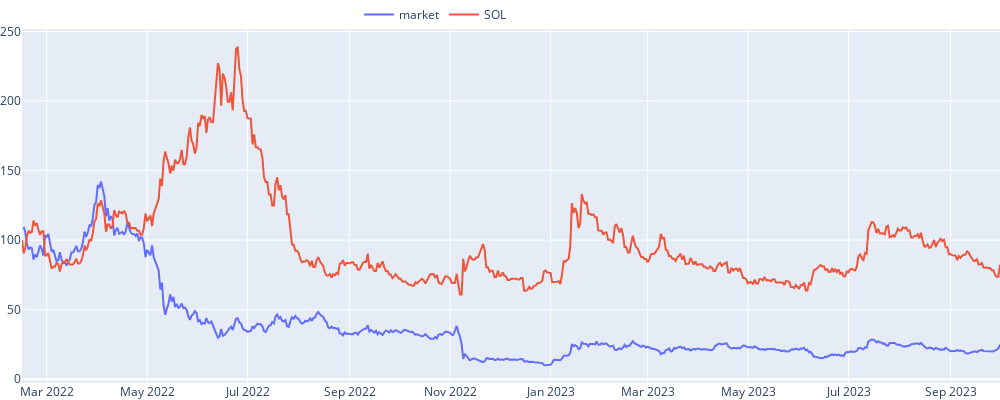
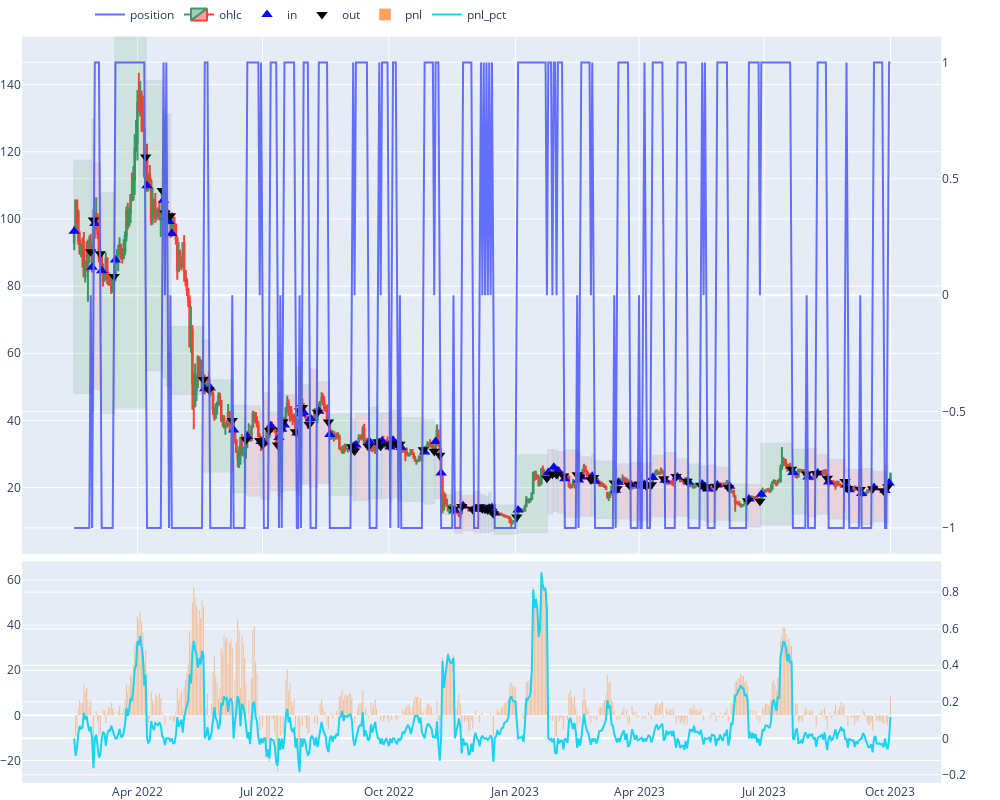
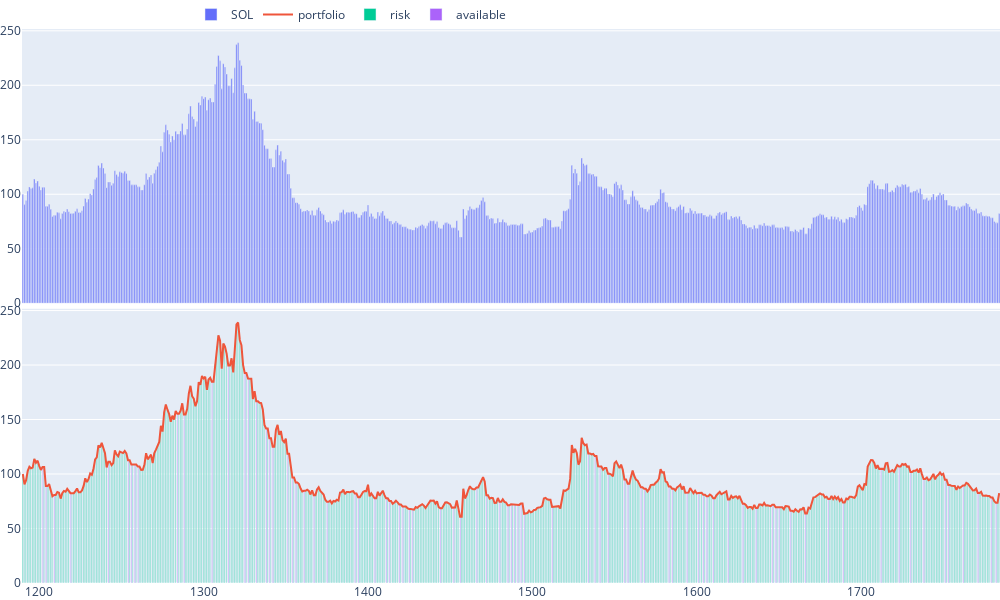

Notebook cell for these charts, in order:
### Code cell
env.get_viz(agentId=3, symbol = "SOL")

### Figure 1 — Plotly figure (JSON) as saved in the notebook; plotly's stock layout.template omitted (floating-point values rounded to 4 significant figures; data arrays with more than 128 entries replaced by an {"elided": "..."} marker saying what was removed)
{"data": [{"name": "market", "type": "scatter", "x": {"elided": "595 str values"}, "y": {"elided": "595 float values"}}, {"name": "SOL", "type": "scatter", "x": {"elided": "595 str values"}, "y": {"elided": "595 float values"}}], "layout": {"height": 400, "legend": {"orientation": "h", "x": 0.5, "xanchor": "right", "y": 1, "yanchor": "bottom"}, "margin": {"b": 0, "l": 10, "r": 0, "t": 0}, "width": 1000}}

### Figure 2 — Plotly figure (JSON) as saved in the notebook; plotly's stock layout.template omitted (floating-point values rounded to 4 significant figures; data arrays with more than 128 entries replaced by an {"elided": "..."} marker saying what was removed)
{"data": [{"name": "position", "type": "scatter", "x": {"elided": "595 str values"}, "xaxis": "x2", "y": {"elided": "595 int values"}, "yaxis": "y4"}, {"close": {"elided": "595 float values"}, "high": {"elided": "595 float values"}, "low": {"elided": "595 float values"}, "name": "ohlc", "open": {"elided": "595 float values"}, "type": "candlestick", "x": {"elided": "595 str values"}, "xaxis": "x2", "yaxis": "y3"}, {"marker": {"color": "blue", "size": 10, "symbol": 5}, "mode": "markers", "name": "in", "type": "scatter", "x": ["2022-02-14T00:00:00", "2022-02-27T00:00:00", "2022-03-01T00:00:00", "2022-03-06T00:00:00", "2022-03-16T00:00:00", "2022-04-08T00:00:00", "2022-04-20T00:00:00", "2022-04-22T00:00:00", "2022-04-24T00:00:00", "2022-04-26T00:00:00", "2022-05-20T00:00:00", "2022-05-24T00:00:00", "2022-06-10T00:00:00", "2022-06-20T00:00:00", "2022-06-30T00:00:00", "2022-07-02T00:00:00", "2022-07-07T00:00:00", "2022-07-13T00:00:00", "2022-07-15T00:00:00", "2022-07-17T00:00:00", "2022-07-26T00:00:00", "2022-07-29T00:00:00", "2022-07-31T00:00:00", "2022-08-05T00:00:00", "2022-08-11T00:00:00", "2022-08-19T00:00:00", "2022-09-05T00:00:00", "2022-09-07T00:00:00", "2022-09-17T00:00:00", "2022-09-24T00:00:00", "2022-09-26T00:00:00", "2022-10-02T00:00:00", "2022-10-04T00:00:00", "2022-10-08T00:00:00", "2022-10-10T00:00:00", "2022-10-27T00:00:00", "2022-11-04T00:00:00", "2022-11-08T00:00:00", "2022-11-18T00:00:00", "2022-11-24T00:00:00", "2022-12-02T00:00:00", "2022-12-07T00:00:00", "2022-12-09T00:00:00", "2022-12-11T00:00:00", "2022-12-13T00:00:00", "2022-12-15T00:00:00", "2022-12-17T00:00:00", "2023-01-03T00:00:00", "2023-01-25T00:00:00", "2023-01-29T00:00:00", "2023-02-01T00:00:00", "2023-02-06T00:00:00", "2023-02-16T00:00:00", "2023-02-18T00:00:00", "2023-02-26T00:00:00", "2023-02-28T00:00:00", "2023-03-15T00:00:00", "2023-03-17T00:00:00", "2023-03-26T00:00:00", "2023-04-02T00:00:00", "2023-04-05T00:00:00", "2023-04-07T00:00:00", "2023-04-11T00:00:00", "2023-04-20T00:00:00", "2023-04-29T00:00:00", "2023-05-07T00:00:00", "2023-05-17T00:00:00", "2023-05-19T00:00:00", "2023-05-21T00:00:00", "2023-05-28T00:00:00", "2023-06-06T00:00:00", "2023-06-20T00:00:00", "2023-06-29T00:00:00", "2023-07-22T00:00:00", "2023-08-02T00:00:00", "2023-08-09T00:00:00", "2023-08-17T00:00:00", "2023-08-30T00:00:00", "2023-09-01T00:00:00", "2023-09-10T00:00:00", "2023-09-19T00:00:00", "2023-09-27T00:00:00", "2023-09-30T00:00:00"], "xaxis": "x2", "y": [96.37, 85.63, 98.66, 84.57, 87.77, 109.9, 105.6, 100.5, 99.23, 95.7, 49.43, 49.67, 37.17, 35.24, 33.76, 33.36, 38.46, 34.94, 37.36, 38.62, 36.25, 41.91, 42.35, 40.55, 42.77, 35.81, 32.18, 32.69, 33.68, 33.38, 33.88, 32.06, 34.09, 32.58, 31.96, 30.58, 33.74, 24.38, 13.27, 14.59, 13.71, 13.49, 13.59, 13.42, 13.89, 14.04, 12.51, 13.37, 24.52, 26.07, 25, 22.66, 22.24, 23.19, 23.36, 21.89, 19.24, 21.6, 20.94, 20.52, 20.97, 20.44, 22.98, 22.2, 23.19, 21.66, 21.06, 20.36, 19.61, 20.81, 20.38, 16.64, 17.99, 24.52, 23.15, 24.38, 21.66, 20.82, 19.33, 18.24, 20.03, 19.14, 21.37], "yaxis": "y3"}, {"marker": {"color": "black", "size": 10, "symbol": 6}, "mode": "markers", "name": "out", "type": "scatter", "x": ["2022-02-26T00:00:00", "2022-02-28T00:00:00", "2022-03-05T00:00:00", "2022-03-15T00:00:00", "2022-04-07T00:00:00", "2022-04-19T00:00:00", "2022-04-21T00:00:00", "2022-04-23T00:00:00", "2022-04-25T00:00:00", "2022-05-19T00:00:00", "2022-05-23T00:00:00", "2022-06-09T00:00:00", "2022-06-19T00:00:00", "2022-06-29T00:00:00", "2022-07-01T00:00:00", "2022-07-06T00:00:00", "2022-07-12T00:00:00", "2022-07-14T00:00:00", "2022-07-16T00:00:00", "2022-07-25T00:00:00", "2022-07-28T00:00:00", "2022-07-30T00:00:00", "2022-08-04T00:00:00", "2022-08-10T00:00:00", "2022-08-18T00:00:00", "2022-09-04T00:00:00", "2022-09-06T00:00:00", "2022-09-16T00:00:00", "2022-09-23T00:00:00", "2022-09-25T00:00:00", "2022-10-01T00:00:00", "2022-10-03T00:00:00", "2022-10-07T00:00:00", "2022-10-09T00:00:00", "2022-10-26T00:00:00", "2022-11-03T00:00:00", "2022-11-07T00:00:00", "2022-11-17T00:00:00", "2022-11-23T00:00:00", "2022-12-01T00:00:00", "2022-12-06T00:00:00", "2022-12-08T00:00:00", "2022-12-10T00:00:00", "2022-12-12T00:00:00", "2022-12-14T00:00:00", "2022-12-16T00:00:00", "2023-01-02T00:00:00", "2023-01-24T00:00:00", "2023-01-28T00:00:00", "2023-01-31T00:00:00", "2023-02-05T00:00:00", "2023-02-15T00:00:00", "2023-02-17T00:00:00", "2023-02-25T00:00:00", "2023-02-27T00:00:00", "2023-03-14T00:00:00", "2023-03-16T00:00:00", "2023-03-25T00:00:00", "2023-04-01T00:00:00", "2023-04-04T00:00:00", "2023-04-06T00:00:00", "2023-04-10T00:00:00", "2023-04-19T00:00:00", "2023-04-28T00:00:00", "2023-05-06T00:00:00", "2023-05-16T00:00:00", "2023-05-18T00:00:00", "2023-05-20T00:00:00", "2023-05-27T00:00:00", "2023-06-05T00:00:00", "2023-06-19T00:00:00", "2023-06-28T00:00:00", "2023-07-21T00:00:00", "2023-08-01T00:00:00", "2023-08-08T00:00:00", "2023-08-16T00:00:00", "2023-08-29T00:00:00", "2023-08-31T00:00:00", "2023-09-09T00:00:00", "2023-09-18T00:00:00", "2023-09-26T00:00:00", "2023-09-29T00:00:00"], "xaxis": "x2", "y": [90.23, 99.68, 89.63, 82.84, 118.5, 108.5, 101.8, 100.6, 101.0, 52.2, 49.17, 39.96, 34.19, 34.05, 32.84, 37.04, 32.68, 37.15, 39.58, 36.65, 42.91, 43.84, 38.83, 42.47, 39.52, 32.16, 30.88, 32.25, 33.66, 32.34, 32.44, 32.89, 32.98, 32.92, 31.29, 30.85, 29.62, 13.65, 14.36, 13.51, 14.3, 13.69, 13.58, 13.31, 14.12, 12.25, 11.28, 22.78, 24, 23.92, 23.47, 23.86, 23.14, 22.37, 22.99, 21.38, 19.67, 20.73, 21.08, 20.92, 20.62, 20.89, 22.66, 23.34, 21.91, 20.67, 20.34, 20.28, 20.43, 20, 16.1, 15.97, 25.5, 24.05, 24.22, 22.82, 21.79, 19.74, 19.44, 19.64, 19.03, 20.28], "yaxis": "y3"}, {"name": "pnl", "type": "bar", "x": {"elided": "595 str values"}, "xaxis": "x3", "y": {"elided": "595 float values"}, "yaxis": "y5"}, {"name": "pnl_pct", "type": "scatter", "x": {"elided": "595 str values"}, "xaxis": "x3", "y": {"elided": "595 float values"}, "yaxis": "y6"}], "layout": {"height": 800, "legend": {"orientation": "h", "x": 0.5, "xanchor": "right", "y": 1, "yanchor": "bottom"}, "margin": {"b": 0, "l": 10, "r": 0, "t": 0}, "shapes": [{"fillcolor": "green", "opacity": 0.1, "x0": "2022-02-14T00:00:00", "x1": "2022-02-26T00:00:00", "xref": "x2", "y0": 48.19, "y1": 117.3, "yref": "y3"}, {"fillcolor": "red", "opacity": 0.1, "x0": "2022-02-27T00:00:00", "x1": "2022-02-28T00:00:00", "xref": "x2", "y0": 42.81, "y1": 129.6, "yref": "y3"}, {"fillcolor": "red", "opacity": 0.1, "x0": "2022-03-01T00:00:00", "x1": "2022-03-05T00:00:00", "xref": "x2", "y0": 49.33, "y1": 116.5, "yref": "y3"}, {"fillcolor": "green", "opacity": 0.1, "x0": "2022-03-06T00:00:00", "x1": "2022-03-15T00:00:00", "xref": "x2", "y0": 42.28, "y1": 107.7, "yref": "y3"}, {"fillcolor": "green", "opacity": 0.1, "x0": "2022-03-16T00:00:00", "x1": "2022-04-07T00:00:00", "xref": "x2", "y0": 43.88, "y1": 154.0, "yref": "y3"}, {"fillcolor": "green", "opacity": 0.1, "x0": "2022-04-08T00:00:00", "x1": "2022-04-19T00:00:00", "xref": "x2", "y0": 54.96, "y1": 141.1, "yref": "y3"}, {"fillcolor": "red", "opacity": 0.1, "x0": "2022-04-20T00:00:00", "x1": "2022-04-21T00:00:00", "xref": "x2", "y0": 52.8, "y1": 132.3, "yref": "y3"}, {"fillcolor": "green", "opacity": 0.1, "x0": "2022-04-22T00:00:00", "x1": "2022-04-23T00:00:00", "xref": "x2", "y0": 50.27, "y1": 130.8, "yref": "y3"}, {"fillcolor": "red", "opacity": 0.1, "x0": "2022-04-24T00:00:00", "x1": "2022-04-25T00:00:00", "xref": "x2", "y0": 49.62, "y1": 131.3, "yref": "y3"}, {"fillcolor": "green", "opacity": 0.1, "x0": "2022-04-26T00:00:00", "x1": "2022-05-19T00:00:00", "xref": "x2", "y0": 47.85, "y1": 67.86, "yref": "y3"}, {"fillcolor": "red", "opacity": 0.1, "x0": "2022-05-20T00:00:00", "x1": "2022-05-23T00:00:00", "xref": "x2", "y0": 24.71, "y1": 63.92, "yref": "y3"}, {"fillcolor": "green", "opacity": 0.1, "x0": "2022-05-24T00:00:00", "x1": "2022-06-09T00:00:00", "xref": "x2", "y0": 24.84, "y1": 51.95, "yref": "y3"}, {"fillcolor": "green", "opacity": 0.1, "x0": "2022-06-10T00:00:00", "x1": "2022-06-19T00:00:00", "xref": "x2", "y0": 18.59, "y1": 44.45, "yref": "y3"}, {"fillcolor": "red", "opacity": 0.1, "x0": "2022-06-20T00:00:00", "x1": "2022-06-29T00:00:00", "xref": "x2", "y0": 17.62, "y1": 44.27, "yref": "y3"}, {"fillcolor": "red", "opacity": 0.1, "x0": "2022-06-30T00:00:00", "x1": "2022-07-01T00:00:00", "xref": "x2", "y0": 16.88, "y1": 42.69, "yref": "y3"}, {"fillcolor": "red", "opacity": 0.1, "x0": "2022-07-02T00:00:00", "x1": "2022-07-06T00:00:00", "xref": "x2", "y0": 16.68, "y1": 48.15, "yref": "y3"}, {"fillcolor": "red", "opacity": 0.1, "x0": "2022-07-07T00:00:00", "x1": "2022-07-12T00:00:00", "xref": "x2", "y0": 19.23, "y1": 42.48, "yref": "y3"}, {"fillcolor": "red", "opacity": 0.1, "x0": "2022-07-13T00:00:00", "x1": "2022-07-14T00:00:00", "xref": "x2", "y0": 17.47, "y1": 48.3, "yref": "y3"}, {"fillcolor": "red", "opacity": 0.1, "x0": "2022-07-15T00:00:00", "x1": "2022-07-16T00:00:00", "xref": "x2", "y0": 18.68, "y1": 51.45, "yref": "y3"}, {"fillcolor": "red", "opacity": 0.1, "x0": "2022-07-17T00:00:00", "x1": "2022-07-25T00:00:00", "xref": "x2", "y0": 19.31, "y1": 47.65, "yref": "y3"}, {"fillcolor": "red", "opacity": 0.1, "x0": "2022-07-26T00:00:00", "x1": "2022-07-28T00:00:00", "xref": "x2", "y0": 18.12, "y1": 55.78, "yref": "y3"}, {"fillcolor": "red", "opacity": 0.1, "x0": "2022-07-29T00:00:00", "x1": "2022-07-30T00:00:00", "xref": "x2", "y0": 20.95, "y1": 56.99, "yref": "y3"}, {"fillcolor": "red", "opacity": 0.1, "x0": "2022-07-31T00:00:00", "x1": "2022-08-04T00:00:00", "xref": "x2", "y0": 21.18, "y1": 50.48, "yref": "y3"}, {"fillcolor": "red", "opacity": 0.1, "x0": "2022-08-05T00:00:00", "x1": "2022-08-10T00:00:00", "xref": "x2", "y0": 20.27, "y1": 55.21, "yref": "y3"}, {"fillcolor": "red", "opacity": 0.1, "x0": "2022-08-11T00:00:00", "x1": "2022-08-18T00:00:00", "xref": "x2", "y0": 21.39, "y1": 51.38, "yref": "y3"}, {"fillcolor": "green", "opacity": 0.1, "x0": "2022-08-19T00:00:00", "x1": "2022-09-04T00:00:00", "xref": "x2", "y0": 17.91, "y1": 41.81, "yref": "y3"}, {"fillcolor": "red", "opacity": 0.1, "x0": "2022-09-05T00:00:00", "x1": "2022-09-06T00:00:00", "xref": "x2", "y0": 16.09, "y1": 40.14, "yref": "y3"}, {"fillcolor": "red", "opacity": 0.1, "x0": "2022-09-07T00:00:00", "x1": "2022-09-16T00:00:00", "xref": "x2", "y0": 16.34, "y1": 41.93, "yref": "y3"}, {"fillcolor": "green", "opacity": 0.1, "x0": "2022-09-17T00:00:00", "x1": "2022-09-23T00:00:00", "xref": "x2", "y0": 16.84, "y1": 43.76, "yref": "y3"}, {"fillcolor": "red", "opacity": 0.1, "x0": "2022-09-24T00:00:00", "x1": "2022-09-25T00:00:00", "xref": "x2", "y0": 16.69, "y1": 42.04, "yref": "y3"}, {"fillcolor": "red", "opacity": 0.1, "x0": "2022-09-26T00:00:00", "x1": "2022-10-01T00:00:00", "xref": "x2", "y0": 16.94, "y1": 42.17, "yref": "y3"}, {"fillcolor": "red", "opacity": 0.1, "x0": "2022-10-02T00:00:00", "x1": "2022-10-03T00:00:00", "xref": "x2", "y0": 16.03, "y1": 42.76, "yref": "y3"}, {"fillcolor": "red", "opacity": 0.1, "x0": "2022-10-04T00:00:00", "x1": "2022-10-07T00:00:00", "xref": "x2", "y0": 17.05, "y1": 42.87, "yref": "y3"}, {"fillcolor": "red", "opacity": 0.1, "x0": "2022-10-08T00:00:00", "x1": "2022-10-09T00:00:00", "xref": "x2", "y0": 16.29, "y1": 42.8, "yref": "y3"}, {"fillcolor": "green", "opacity": 0.1, "x0": "2022-10-10T00:00:00", "x1": "2022-10-26T00:00:00", "xref": "x2", "y0": 15.98, "y1": 40.68, "yref": "y3"}, {"fillcolor": "green", "opacity": 0.1, "x0": "2022-10-27T00:00:00", "x1": "2022-11-03T00:00:00", "xref": "x2", "y0": 15.29, "y1": 40.11, "yref": "y3"}, {"fillcolor": "red", "opacity": 0.1, "x0": "2022-11-04T00:00:00", "x1": "2022-11-07T00:00:00", "xref": "x2", "y0": 16.87, "y1": 38.51, "yref": "y3"}, {"fillcolor": "green", "opacity": 0.1, "x0": "2022-11-08T00:00:00", "x1": "2022-11-17T00:00:00", "xref": "x2", "y0": 12.19, "y1": 17.75, "yref": "y3"}, {"fillcolor": "red", "opacity": 0.1, "x0": "2022-11-18T00:00:00", "x1": "2022-11-23T00:00:00", "xref": "x2", "y0": 6.635, "y1": 18.67, "yref": "y3"}, {"fillcolor": "red", "opacity": 0.1, "x0": "2022-11-24T00:00:00", "x1": "2022-12-01T00:00:00", "xref": "x2", "y0": 7.295, "y1": 17.56, "yref": "y3"}, {"fillcolor": "red", "opacity": 0.1, "x0": "2022-12-02T00:00:00", "x1": "2022-12-06T00:00:00", "xref": "x2", "y0": 6.855, "y1": 18.59, "yref": "y3"}, {"fillcolor": "green", "opacity": 0.1, "x0": "2022-12-07T00:00:00", "x1": "2022-12-08T00:00:00", "xref": "x2", "y0": 6.745, "y1": 17.8, "yref": "y3"}, {"fillcolor": "red", "opacity": 0.1, "x0": "2022-12-09T00:00:00", "x1": "2022-12-10T00:00:00", "xref": "x2", "y0": 6.795, "y1": 17.65, "yref": "y3"}, {"fillcolor": "red", "opacity": 0.1, "x0": "2022-12-11T00:00:00", "x1": "2022-12-12T00:00:00", "xref": "x2", "y0": 6.71, "y1": 17.3, "yref": "y3"}, {"fillcolor": "green", "opacity": 0.1, "x0": "2022-12-13T00:00:00", "x1": "2022-12-14T00:00:00", "xref": "x2", "y0": 6.945, "y1": 18.36, "yref": "y3"}, {"fillcolor": "red", "opacity": 0.1, "x0": "2022-12-15T00:00:00", "x1": "2022-12-16T00:00:00", "xref": "x2", "y0": 7.02, "y1": 15.93, "yref": "y3"}, {"fillcolor": "green", "opacity": 0.1, "x0": "2022-12-17T00:00:00", "x1": "2023-01-02T00:00:00", "xref": "x2", "y0": 6.255, "y1": 14.66, "yref": "y3"}, {"fillcolor": "green", "opacity": 0.1, "x0": "2023-01-03T00:00:00", "x1": "2023-01-24T00:00:00", "xref": "x2", "y0": 6.685, "y1": 29.61, "yref": "y3"}, {"fillcolor": "red", "opacity": 0.1, "x0": "2023-01-25T00:00:00", "x1": "2023-01-28T00:00:00", "xref": "x2", "y0": 12.26, "y1": 31.2, "yref": "y3"}, {"fillcolor": "red", "opacity": 0.1, "x0": "2023-01-29T00:00:00", "x1": "2023-01-31T00:00:00", "xref": "x2", "y0": 13.04, "y1": 31.1, "yref": "y3"}, {"fillcolor": "red", "opacity": 0.1, "x0": "2023-02-01T00:00:00", "x1": "2023-02-05T00:00:00", "xref": "x2", "y0": 12.5, "y1": 30.51, "yref": "y3"}, {"fillcolor": "red", "opacity": 0.1, "x0": "2023-02-06T00:00:00", "x1": "2023-02-15T00:00:00", "xref": "x2", "y0": 11.33, "y1": 31.02, "yref": "y3"}, {"fillcolor": "red", "opacity": 0.1, "x0": "2023-02-16T00:00:00", "x1": "2023-02-17T00:00:00", "xref": "x2", "y0": 11.12, "y1": 30.08, "yref": "y3"}, {"fillcolor": "red", "opacity": 0.1, "x0": "2023-02-18T00:00:00", "x1": "2023-02-25T00:00:00", "xref": "x2", "y0": 11.6, "y1": 29.08, "yref": "y3"}, {"fillcolor": "red", "opacity": 0.1, "x0": "2023-02-26T00:00:00", "x1": "2023-02-27T00:00:00", "xref": "x2", "y0": 11.68, "y1": 29.89, "yref": "y3"}, {"fillcolor": "green", "opacity": 0.1, "x0": "2023-02-28T00:00:00", "x1": "2023-03-14T00:00:00", "xref": "x2", "y0": 10.95, "y1": 27.79, "yref": "y3"}, {"fillcolor": "red", "opacity": 0.1, "x0": "2023-03-15T00:00:00", "x1": "2023-03-16T00:00:00", "xref": "x2", "y0": 9.62, "y1": 25.57, "yref": "y3"}, {"fillcolor": "red", "opacity": 0.1, "x0": "2023-03-17T00:00:00", "x1": "2023-03-25T00:00:00", "xref": "x2", "y0": 10.8, "y1": 26.95, "yref": "y3"}, {"fillcolor": "red", "opacity": 0.1, "x0": "2023-03-26T00:00:00", "x1": "2023-04-01T00:00:00", "xref": "x2", "y0": 10.47, "y1": 27.4, "yref": "y3"}, {"fillcolor": "red", "opacity": 0.1, "x0": "2023-04-02T00:00:00", "x1": "2023-04-04T00:00:00", "xref": "x2", "y0": 10.26, "y1": 27.2, "yref": "y3"}, {"fillcolor": "red", "opacity": 0.1, "x0": "2023-04-05T00:00:00", "x1": "2023-04-06T00:00:00", "xref": "x2", "y0": 10.48, "y1": 26.81, "yref": "y3"}, {"fillcolor": "red", "opacity": 0.1, "x0": "2023-04-07T00:00:00", "x1": "2023-04-10T00:00:00", "xref": "x2", "y0": 10.22, "y1": 27.16, "yref": "y3"}, {"fillcolor": "red", "opacity": 0.1, "x0": "2023-04-11T00:00:00", "x1": "2023-04-19T00:00:00", "xref": "x2", "y0": 11.49, "y1": 29.46, "yref": "y3"}, {"fillcolor": "red", "opacity": 0.1, "x0": "2023-04-20T00:00:00", "x1": "2023-04-28T00:00:00", "xref": "x2", "y0": 11.1, "y1": 30.34, "yref": "y3"}, {"fillcolor": "red", "opacity": 0.1, "x0": "2023-04-29T00:00:00", "x1": "2023-05-06T00:00:00", "xref": "x2", "y0": 11.6, "y1": 28.48, "yref": "y3"}, {"fillcolor": "green", "opacity": 0.1, "x0": "2023-05-07T00:00:00", "x1": "2023-05-16T00:00:00", "xref": "x2", "y0": 10.83, "y1": 26.87, "yref": "y3"}, {"fillcolor": "red", "opacity": 0.1, "x0": "2023-05-17T00:00:00", "x1": "2023-05-18T00:00:00", "xref": "x2", "y0": 10.53, "y1": 26.44, "yref": "y3"}, {"fillcolor": "red", "opacity": 0.1, "x0": "2023-05-19T00:00:00", "x1": "2023-05-20T00:00:00", "xref": "x2", "y0": 10.18, "y1": 26.36, "yref": "y3"}, {"fillcolor": "red", "opacity": 0.1, "x0": "2023-05-21T00:00:00", "x1": "2023-05-27T00:00:00", "xref": "x2", "y0": 9.805, "y1": 26.56, "yref": "y3"}, {"fillcolor": "red", "opacity": 0.1, "x0": "2023-05-28T00:00:00", "x1": "2023-06-05T00:00:00", "xref": "x2", "y0": 10.4, "y1": 26, "yref": "y3"}, {"fillcolor": "green", "opacity": 0.1, "x0": "2023-06-06T00:00:00", "x1": "2023-06-19T00:00:00", "xref": "x2", "y0": 10.19, "y1": 20.93, "yref": "y3"}, {"fillcolor": "red", "opacity": 0.1, "x0": "2023-06-20T00:00:00", "x1": "2023-06-28T00:00:00", "xref": "x2", "y0": 8.32, "y1": 20.76, "yref": "y3"}, {"fillcolor": "green", "opacity": 0.1, "x0": "2023-06-29T00:00:00", "x1": "2023-07-21T00:00:00", "xref": "x2", "y0": 8.995, "y1": 33.15, "yref": "y3"}, {"fillcolor": "green", "opacity": 0.1, "x0": "2023-07-22T00:00:00", "x1": "2023-08-01T00:00:00", "xref": "x2", "y0": 12.26, "y1": 31.27, "yref": "y3"}, {"fillcolor": "red", "opacity": 0.1, "x0": "2023-08-02T00:00:00", "x1": "2023-08-08T00:00:00", "xref": "x2", "y0": 11.57, "y1": 31.49, "yref": "y3"}, {"fillcolor": "red", "opacity": 0.1, "x0": "2023-08-09T00:00:00", "x1": "2023-08-16T00:00:00", "xref": "x2", "y0": 12.19, "y1": 29.67, "yref": "y3"}, {"fillcolor": "red", "opacity": 0.1, "x0": "2023-08-17T00:00:00", "x1": "2023-08-29T00:00:00", "xref": "x2", "y0": 10.83, "y1": 28.33, "yref": "y3"}, {"fillcolor": "red", "opacity": 0.1, "x0": "2023-08-30T00:00:00", "x1": "2023-08-31T00:00:00", "xref": "x2", "y0": 10.41, "y1": 25.66, "yref": "y3"}, {"fillcolor": "red", "opacity": 0.1, "x0": "2023-09-01T00:00:00", "x1": "2023-09-09T00:00:00", "xref": "x2", "y0": 9.665, "y1": 25.27, "yref": "y3"}, {"fillcolor": "red", "opacity": 0.1, "x0": "2023-09-10T00:00:00", "x1": "2023-09-18T00:00:00", "xref": "x2", "y0": 9.12, "y1": 25.53, "yref": "y3"}, {"fillcolor": "red", "opacity": 0.1, "x0": "2023-09-19T00:00:00", "x1": "2023-09-26T00:00:00", "xref": "x2", "y0": 10.02, "y1": 24.74, "yref": "y3"}, {"fillcolor": "red", "opacity": 0.1, "x0": "2023-09-27T00:00:00", "x1": "2023-09-29T00:00:00", "xref": "x2", "y0": 9.57, "y1": 26.36, "yref": "y3"}], "width": 1000, "xaxis": {"anchor": "y", "domain": [0, 0.94], "matches": "x3", "rangeslider": {"visible": false}, "showticklabels": false}, "xaxis2": {"anchor": "y3", "domain": [0, 0.94], "matches": "x3", "rangeslider": {"visible": false}, "showticklabels": false}, "xaxis3": {"anchor": "y5", "domain": [0, 0.94], "rangeslider": {"visible": false}}, "yaxis": {"anchor": "x", "domain": [1, 1]}, "yaxis2": {"anchor": "x", "overlaying": "y", "side": "right"}, "yaxis3": {"anchor": "x2", "domain": [0.304, 0.99]}, "yaxis4": {"anchor": "x2", "overlaying": "y3", "side": "right"}, "yaxis5": {"anchor": "x3", "domain": [0, 0.294]}, "yaxis6": {"anchor": "x3", "overlaying": "y5", "side": "right"}}}

### Figure 3 — Plotly figure (JSON) as saved in the notebook; plotly's stock layout.template omitted (floating-point values rounded to 4 significant figures; data arrays with more than 128 entries replaced by an {"elided": "..."} marker saying what was removed)
{"data": [{"name": "SOL", "type": "bar", "x": {"elided": "595 str values"}, "xaxis": "x", "y": {"elided": "595 float values"}, "yaxis": "y"}, {"name": "portfolio", "type": "scatter", "x": {"elided": "595 int values"}, "xaxis": "x2", "y": {"elided": "595 float values"}, "yaxis": "y2"}, {"name": "risk", "type": "bar", "x": {"elided": "595 int values"}, "xaxis": "x2", "y": {"elided": "595 float values"}, "yaxis": "y2"}, {"name": "available", "type": "bar", "x": {"elided": "595 int values"}, "xaxis": "x2", "y": {"elided": "595 float values"}, "yaxis": "y2"}], "layout": {"height": 600, "legend": {"orientation": "h", "x": 0.5, "xanchor": "right", "y": 1, "yanchor": "bottom"}, "margin": {"b": 0, "l": 10, "r": 0, "t": 0}, "width": 1000, "xaxis": {"anchor": "y", "domain": [0, 1], "matches": "x2", "showticklabels": false}, "xaxis2": {"anchor": "y2", "domain": [0, 1]}, "yaxis": {"anchor": "x", "domain": [0.505, 1]}, "yaxis2": {"anchor": "x2", "domain": [0, 0.495]}}}
